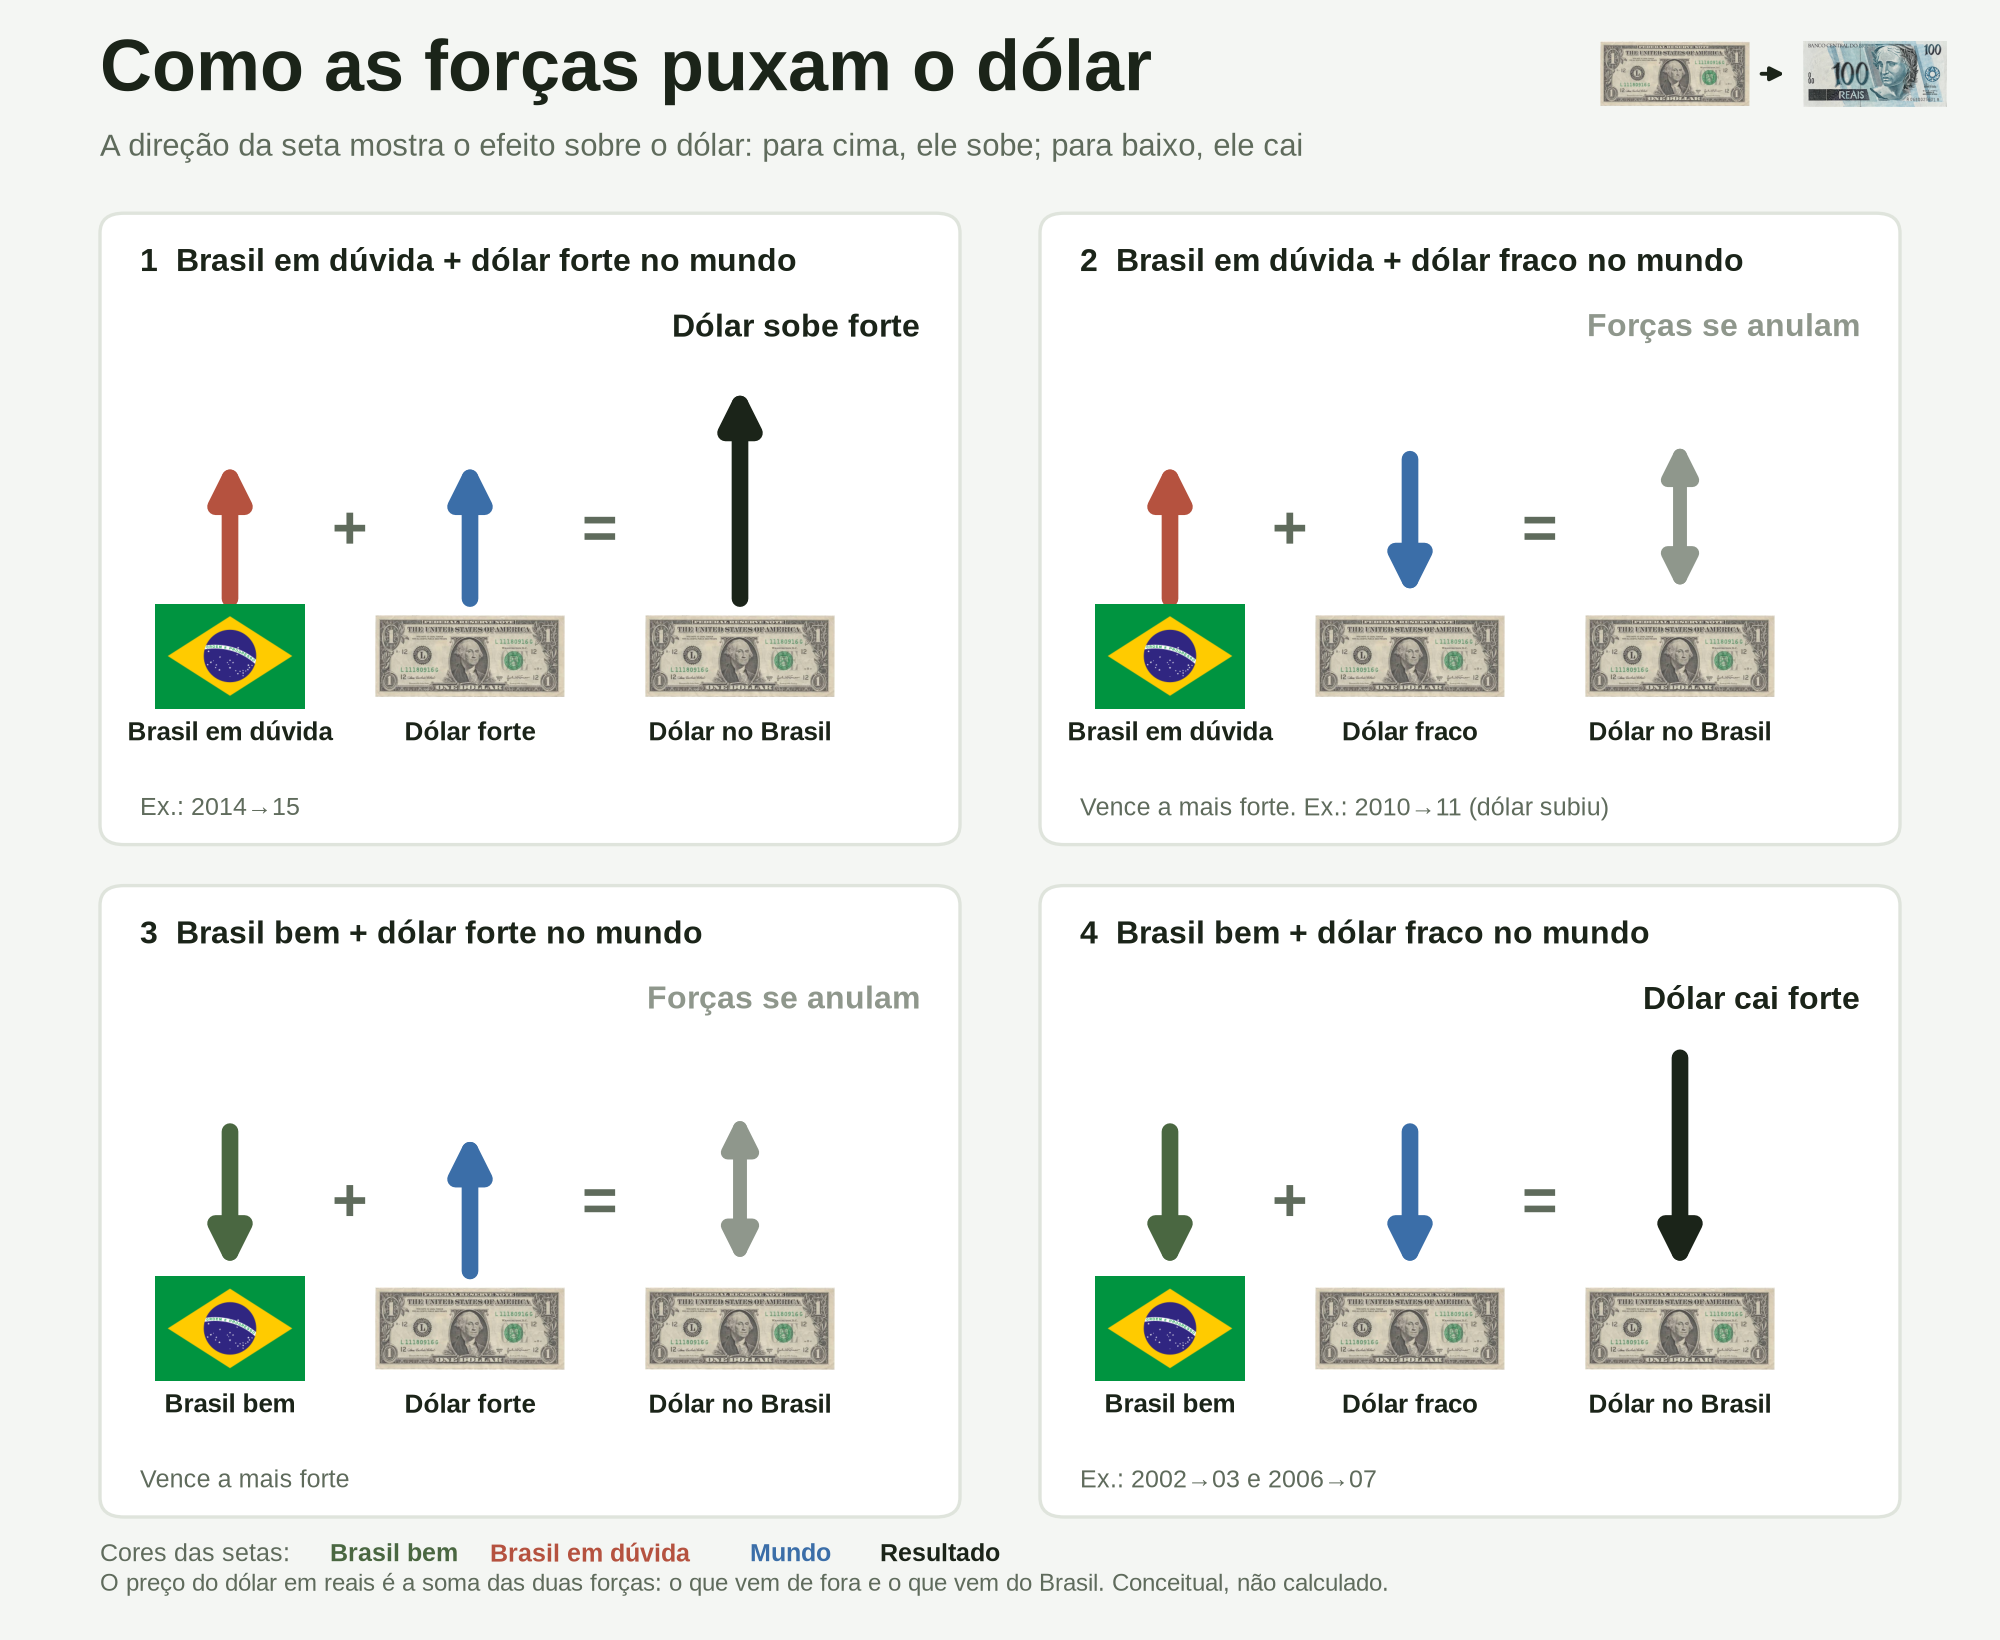

Generate this figure with Python:
"""Infográfico em setas: forças internas (Brasil) e externas (mundo) puxando o dólar. Conceitual, sem dados."""
import matplotlib
matplotlib.use("Agg")
import matplotlib.pyplot as plt
from matplotlib.patches import FancyBboxPatch, FancyArrowPatch
from matplotlib import font_manager as fm
from PIL import Image

BG, INK, MUTED, GRID = "#f4f6f3", "#1b2419", "#5f6b5c", "#dfe4dc"
UP, DOWN, NEUTRO = "#4a6741", "#b5523f", "#8f978c"
BLUE = "#3b6ea8"
plt.rcParams["font.family"] = "Liberation Sans" if any("Liberation Sans" in f.name for f in fm.fontManager.ttflist) else "DejaVu Sans"
FLAG = Image.open("imagens/bandeira_brasil.webp").convert("RGB")
USD = Image.open("imagens/dolar_nota.jpg").convert("RGB")
BRL = Image.open("imagens/real_nota.jpg").convert("RGB")

fig = plt.figure(figsize=(10, 8.2), dpi=200, facecolor=BG)
F = fig.add_axes([0, 0, 1, 1]); F.set_xlim(0, 1); F.set_ylim(0, 1); F.axis("off"); F.patch.set_alpha(0)
fig.text(.05, .945, "Como as forças puxam o dólar", color=INK, fontsize=26, fontweight="bold")
fig.text(.05, .905, "A direção da seta mostra o efeito sobre o dólar: para cima, ele sobe; para baixo, ele cai", color=MUTED, fontsize=11)
# US$ -> R$ no canto
for im, x in ((USD, .80), (BRL, .90)):
    a = fig.add_axes([x, .935, .075, .04]); a.imshow(im); a.axis("off")
F.annotate("", xy=(.895, .955), xytext=(.878, .955), arrowprops=dict(arrowstyle="-|>", color=INK, lw=1.4))

def icone(img, cx, y, w, rot=None):
    h = w * img.size[1] / img.size[0] * (10 / 8.2)
    a = fig.add_axes([cx - w / 2, y - h / 2, w, h]); a.imshow(img); a.axis("off")
    return a

def seta(cx, y0, dy, cor):
    F.add_patch(FancyArrowPatch((cx, y0), (cx, y0 + dy), arrowstyle="-|>", mutation_scale=26, lw=6, color=cor, shrinkA=0, shrinkB=0))

def card(x0, y0, titulo, brasil, mundo, resultado, exemplo):
    W, H = .43, .385
    F.add_patch(FancyBboxPatch((x0, y0), W, H, boxstyle="round,pad=0,rounding_size=.012", fc="white", ec=GRID, lw=1.2))
    fig.text(x0 + .02, y0 + H - .03, titulo, color=INK, fontsize=11.5, fontweight="bold", va="center")
    base = y0 + .115
    xs = [x0 + .065, x0 + .185, x0 + .32]
    for cx, sym in ((x0 + .125, "+"), (x0 + .25, "=")):
        fig.text(cx, base + .075, sym, color=MUTED, fontsize=22, ha="center", va="center", fontweight="bold")
    # Brasil
    icone(FLAG, xs[0], base, .075)
    fig.text(xs[0], base - .047, brasil[0], color=INK, fontsize=9.5, ha="center", va="center", fontweight="bold")
    # Mundo
    icone(USD, xs[1], base, .095)
    fig.text(xs[1], base - .047, mundo[0], color=INK, fontsize=9.5, ha="center", va="center", fontweight="bold")
    # Resultado
    icone(USD, xs[2], base, .095)
    fig.text(xs[2], base - .047, "Dólar no Brasil", color=INK, fontsize=9.5, ha="center", va="center", fontweight="bold")
    cor_brasil = UP if "bem" in brasil[0] else DOWN      # verde = Brasil bem, vermelho = Brasil em dúvida
    for cx, (sent, L), cor in zip(xs[:2], (brasil[1], mundo[1]), (cor_brasil, BLUE)):
        seta(cx, base + .035 if sent > 0 else base + .035 + L, sent * L, cor)
    sent, L = resultado[1]
    if sent == 0:
        F.add_patch(FancyArrowPatch((xs[2], base + .035), (xs[2], base + .035 + .1), arrowstyle="<|-|>", mutation_scale=22, lw=5, color=NEUTRO))
    else:
        seta(xs[2], base + .035 if sent > 0 else base + .035 + L, sent * L, INK)
    fig.text(x0 + W - .02, y0 + H - .07, resultado[0], color=(NEUTRO if sent == 0 else INK), fontsize=11.5, fontweight="bold", va="center", ha="right")
    fig.text(x0 + .02, y0 + .022, exemplo, color=MUTED, fontsize=9, va="center")

card(.05, .485, "1  Brasil em dúvida + dólar forte no mundo", ("Brasil em dúvida", (1, .085)), ("Dólar forte", (1, .085)), ("Dólar sobe forte", (1, .13)), "Ex.: 2014→15")
card(.52, .485, "2  Brasil em dúvida + dólar fraco no mundo", ("Brasil em dúvida", (1, .085)), ("Dólar fraco", (-1, .085)), ("Forças se anulam", (0, 0)), "Vence a mais forte. Ex.: 2010→11 (dólar subiu)")
card(.05, .075, "3  Brasil bem + dólar forte no mundo", ("Brasil bem", (-1, .085)), ("Dólar forte", (1, .085)), ("Forças se anulam", (0, 0)), "Vence a mais forte")
card(.52, .075, "4  Brasil bem + dólar fraco no mundo", ("Brasil bem", (-1, .085)), ("Dólar fraco", (-1, .085)), ("Dólar cai forte", (-1, .13)), "Ex.: 2002→03 e 2006→07")
fig.text(.05, .052, "Cores das setas:", color=MUTED, fontsize=9, va="center")
fig.text(.165, .052, "Brasil bem", color=UP, fontsize=9, fontweight="bold", va="center")
fig.text(.245, .052, "Brasil em dúvida", color=DOWN, fontsize=9, fontweight="bold", va="center")
fig.text(.375, .052, "Mundo", color=BLUE, fontsize=9, fontweight="bold", va="center")
fig.text(.440, .052, "Resultado", color=INK, fontsize=9, fontweight="bold", va="center")
fig.text(.05, .03, "O preço do dólar em reais é a soma das duas forças: o que vem de fora e o que vem do Brasil. Conceitual, não calculado.", color=MUTED, fontsize=8.5)
fig.savefig("infografico_forcas_dolar.png", facecolor=BG); plt.close(fig)
